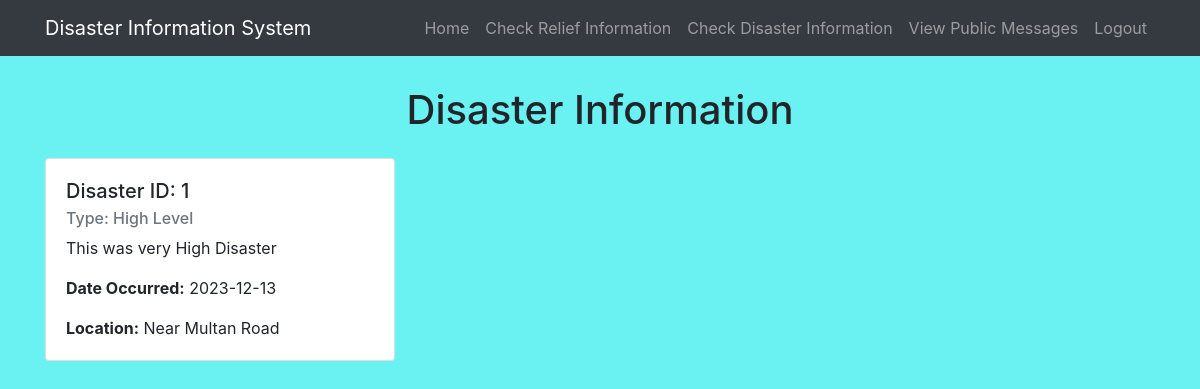
Page /user/disaster_information.php on the committed database.
### tables this page shows
CREATE TABLE `disasterinformation` (
  `DisasterID` int(11) NOT NULL,
  `DisasterType` varchar(255) NOT NULL,
  `Description` text DEFAULT NULL,
  `DateOccurred` date DEFAULT NULL,
  `Location` varchar(255) NOT NULL
);

### user/disaster_information.php (the view, shortened to what this page needs)
<?php
include('config.php');
$sql = "SELECT * FROM DisasterInformation";
$result = $conn->query($sql);
?>
<!DOCTYPE html>
<html lang="en">
<head>
    <link rel="stylesheet" href="https://stackpath.bootstrapcdn.com/bootstrap/4.5.2/css/bootstrap.min.css">
    <link rel="stylesheet" href="./css/style.css">
</head>
<body>
    <?php include('navbar.php'); ?>
    <div class="container mt-4">
        <h1 class="mb-4">Disaster Information</h1>
        <div class="row">
            <?php
            if ($result->num_rows > 0) {
                while ($row = $result->fetch_assoc()) {
                    echo "<div class='col-md-4 mb-4'>
                            <div class='card'>
                                <div class='card-body'>
                                    <h5 class='card-title'>Disaster ID: {$row['DisasterID']}</h5>
                                    <h6 class='card-subtitle mb-2 text-muted'>Type: {$row['DisasterType']}</h6>
                                    <p class='card-text'>{$row['Description']}</p>
                                    <p class='card-text'><strong>Date Occurred:</strong> {$row['DateOccurred']}</p>
                                    <p class='card-text'><strong>Location:</strong> {$row['Location']}</p>
                                </div>
                            </div>
                        </div>";
                }
            } else {
                echo "<p class='alert alert-info'>No disaster information found.</p>";
            }
            ?>
        </div>
    </div>
</body>
</html>

### user/css/style.css (style rules this page uses)
body { background-color:rgb(106, 241, 241); }
h1 , h2 , h3 , h4 { text-align: center; margin: 30px; }

### rows in the picture
disasterinformation: DisasterID "1", DisasterType "High Level", Description "This was very High Disaster", DateOccurred "2023-12-13", Location "Near Multan Road"
